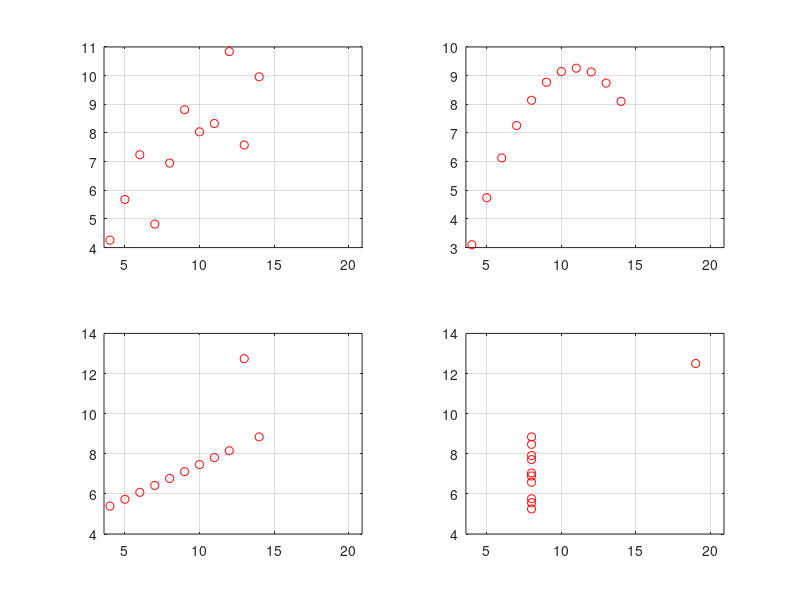

Recreate this plot in MATLAB.
function [a1, a2, a3, a4] = anscombe ()
%
% Anscombe's quartet is four dataset that have nearly identical statistical
% properties but that look really different when graphed.
%
% They were constructed in 1973 by Francis Anscombe to demonstrate the
% importance of graphing data and the effct of outliers on statistical
% properties.
%
% Ref: "Graph in Statistical Analysis", F. J. Anscombe in
% The American Statistician Vol. 27, No. 1
%

x1 = [10.00;  8.00; 13.00;  9.00; 11.00; ...
      14.00;  6.00;  4.00; 12.00;  7.00; 5.00];
y1 = [ 8.04;  6.95;  7.58;  8.81;  8.33; ...
       9.96;  7.24;  4.26; 10.84;  4.82; 5.68];
a1 = [ x1, y1 ];

y2 = [ 9.14;  8.14;  8.74;  8.77;  9.26; ...
       8.10;  6.13;  3.10;  9.13;  7.26; 4.74];
a2 = [ x1, y2 ];

y3 = [ 7.46;  6.77; 12.74;  7.11;  7.81; ...
       8.84;  6.08;  5.39;  8.15;  6.42; 5.73];
a3 = [ x1, y3 ];

x4 = [ 8.00;  8.00;  8.00;  8.00;  8.00; ...
       8.00;  8.00; 19.00;  8.00;  8.00; 8.00];
y4 = [ 6.58;  5.76;  7.71;  8.84;  8.47; ...
       7.04;  5.25; 12.50;  5.56;  7.91; 6.89];
a4 = [ x4, y4 ];

if (nargout == 0)

    Xmin = min([x1; x4]) * 0.9;
    Xmax = max([x1; x4]) * 1.1;
    Ymin = min([y1; y2; y3; y4]) * 0.9;
    Ymax = max([y1; y2; y3; y4]) * 1.1;

    mx1 = mean (x1)
    vx1 = var (x1)
    my1 = mean (y1)
    vy1 = var (y1)

    subplot (2, 2, 1);
    plot (x1, y1, 'or');
    xlim ([Xmin, Xmax]);
    grid on;

    subplot (2, 2, 2);
    plot (x1, y2, 'or');
    xlim ([Xmin, Xmax]);
    grid on;

    subplot (2, 2, 3);
    plot (x1, y3, 'or');
    xlim ([Xmin, Xmax]);
    grid on;

    subplot (2, 2, 4);
    plot (x4, y4, 'or');
    xlim ([Xmin, Xmax]);
    grid on;

end

